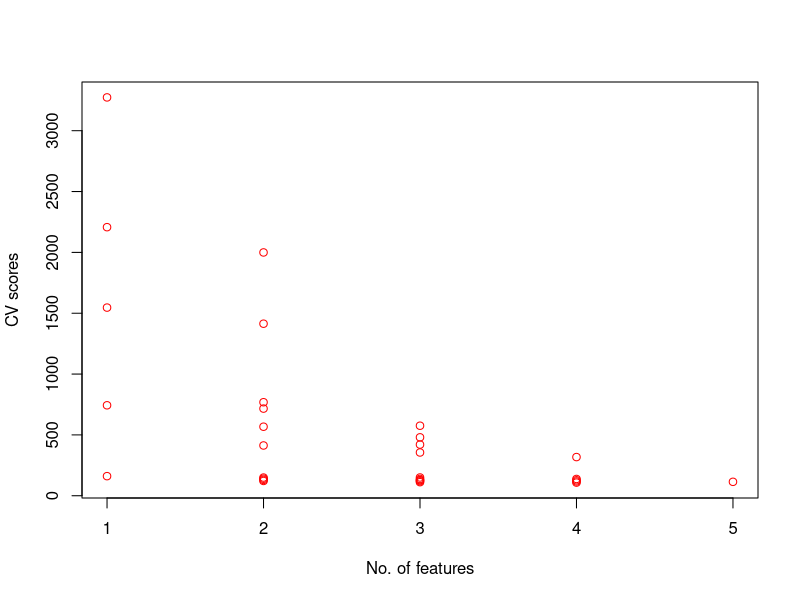

Source code (R):
data("swiss")
# Fertility: Y
# All other variables: X
# Nfolds: 5 number of folds
Y <- as.matrix(swiss[,1])
X <- as.matrix(swiss[,-1])
Nfolds <- 5

n = length(Y) #47

# permute the data
set.seed(12345)
ind=sample(n,n)
X=X[ind,]
Y=Y[ind]
      
k = floor(n/Nfolds) #9
p=ncol(X)

# permute 1:k-1 subsets
# (if n=51,Nfolds=10,k=5,first 8 subsets have 5 elements)
index_folds <- c()
# permute 1:k-1 subsets
for (i in 1:k-1){
  # 1:5, 6:10, 11:15,...,36:40
  index_folds[((i-1)*Nfolds+1):(i*Nfolds)] = sample(c(1:Nfolds), Nfolds)
}

# permute k_th/last subset
# last 41:47 sample(1:10, 11, replace = T)
index_folds[((k-1)*Nfolds+1):n] = sample(c(1:Nfolds), n-(k-1)*Nfolds, replace = TRUE)
index_folds 
#47 index
# [1] 2 1 3 4 5 1 2 5 4 3 5 4 3 1 2 1 3 4 2 5 2 5 1 4 3 4 3 1 2 5 1 5 4 3 2 3 4 1 2
#[40] 5 1 4 4 3 4 4 1
#model fit by using each fold as test
MSE=numeric(2^p-1)
Nfeat=numeric(2^p-1)
Features=list()
curr = 0
for (f1 in 0:1)
  for (f2 in 0:1)
    for(f3 in 0:1)
      for(f4 in 0:1)
        for(f5 in 0:1){
          model= c(f1,f2,f3,f4,f5)
          if (sum(model)==0) next()
          SSE=0
          
          for (j in 1:Nfolds){
            # T OR F for row
            if_subset = (index_folds==j)
            #> valInd 51 elements if j=1
            #[27] FALSE FALSE FALSE FALSE FALSE  TRUE FALSE FALSE FALSE FALSE FALSE FALSE FALSE
            #[40] FALSE FALSE FALSE FALSE FALSE FALSE FALSE FALSE FALSE FALSE  TRUE FALSE
            
            # T OR F for col
            model2 = (model == 1)
            
            # assume matrix X has 5 columns
            testx = X[if_subset, model2]
            trainx = X[!if_subset, model2]
            testy = Y[if_subset]
            trainy = Y[!if_subset]
            
            # Estimate w for linear regression
            w_hat = (solve(t(trainx) %*% trainx) %*% t(trainx)) %*% trainy
            
            # Prediction
            y_hat = testx %*% w_hat
            SSE = SSE + sum((testy-y_hat)^2)
            
          }
          curr=curr+1
          MSE[curr]=SSE/n
          Nfeat[curr]=sum(model)
          Features[[curr]]=model
        }
plot(Nfeat, MSE, col="red", xlab = "No. of features", 
     ylab = "CV scores")

m=which.min(MSE)
list(MSE=MSE[m], Features=Features[[m]])
